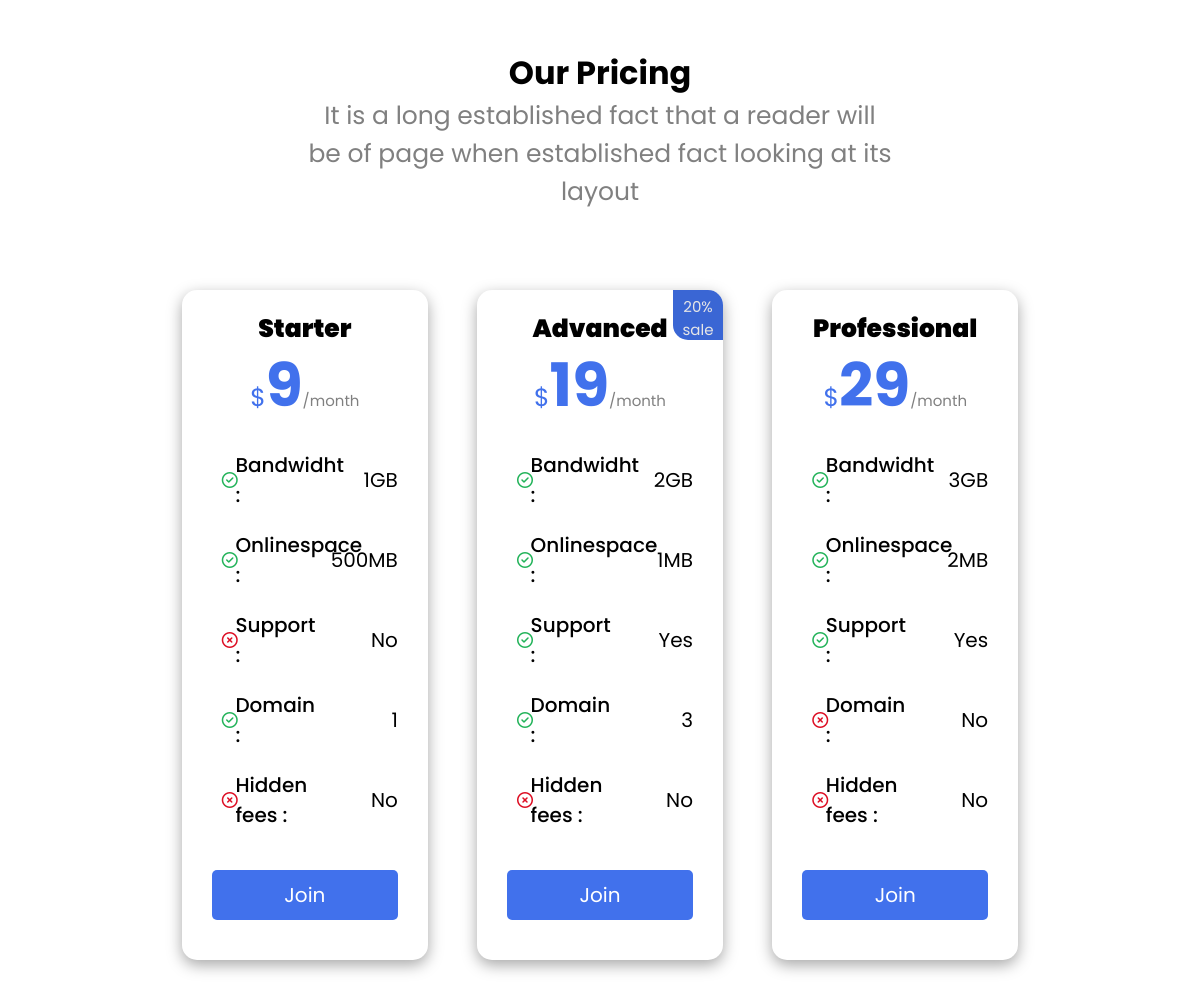
The page / on the database its author committed.
### tables this page shows
CREATE TABLE IF NOT EXISTS pricing (     
    id_pricing int(11) NOT NULL AUTO_INCREMENT,  
    nom_pricing varchar(25) NOT NULL,  
    price decimal(5,2) NOT NULL,    
    sale int,  
    bandwitch int,  
    online_space int,  
    support tinyint(1),  
    domain int,  
    hidden_fees tinyint(1),  
    PRIMARY KEY (id_pricing)  
);

### php/db-functions.php (the view, shortened to what this page needs)
<?php
function connexion(){
    try {
        $db = new PDO (
            'mysql:host=localhost;dbname=landing_pdo',
            'root',
            ''
        );
    } catch (Execption $e) {
        die('Erreur :'. $e->getMessage());
    }
    return $db;
};
function pricing(){
    $db = connexion();
    $sqlQuery =
    'SELECT *
    FROM pricing';
    $pricingStatment = $db->prepare($sqlQuery);
    $pricingStatment->execute();
    $pricings = $pricingStatment->fetchAll();
    return $pricings;
};
function pricingById($id){
    $db = connexion();
    $sqlQuery =
    'SELECT *
    FROM pricing
    WHERE id_pricing = '.$id;
    $pricingStatment = $db->prepare($sqlQuery);
    $pricingStatment->execute();
    $pricings = $pricingStatment->fetchAll();
    return $pricings;
};
function donneePricing($id){
   $pricings = pricingById($id);
    foreach ($pricings as $pricing){
        $nom_pricing = $pricing['nom_pricing'];
        $price = $pricing['price'];
        $sale = $pricing['sale'];
        $bandwitch = $pricing['bandwitch'];
        $online_space = $pricing['online_space'];
        $support = $pricing['support'];
        $domain = $pricing['domain'];
        $hidden_fees = $pricing['hidden_fees'];?>
            <div class="articlePricing">
                <h4 class="h4Pricing">
                    <?= $nom_pricing ?>
                </h4>
                <p class="pPricing"><span class="spanPricing">$</span><strong class="strongArticle"><?=
                     round($price, 0);?></strong>/month</p><?php
                if ($bandwitch != null){?>
                    <i id="iPricing" class="fa-regular fa-circle-check" style="color: #23b35a;"></i>
                    <p class="pArticlePricing">Bandwidht :</p>
                    <p class="p2ArticlePricing"><?=
                     $bandwitch;?>GB</p><?php
                } else {?>
                    <i id="iPricing" class="fa-regular fa-circle-xmark" style="color: #dd0e23;"></i>
                    <p class="pArticlePricing">bandwitch :</p>
                    <p class="p2ArticlePricing">No</p><?php
                }
                if ($online_space != null){
                    if ($online_space >= 1000){
                        $online_space_unit = 'GB';
                        $online_space = $online_space / 1000;
                    ?>
                    <i id="iPricing" class="fa-regular fa-circle-check" style="color: #23b35a;"></i>
                    <p class="pArticlePricing">Onlinespace :</p>
                    <p class="p2ArticlePricing"><?= $online_space;?><?= $online_space_unit;?></p><?php
                    } else {
                        $online_space_unit = 'MB';?>
                        <i id="iPricing" class="fa-regular fa-circle-check" style="color: #23b35a;"></i>
                        <p class="pArticlePricing">Onlinespace :</p>
                        <p class="p2ArticlePricing"><?= $online_space;?><?= $online_space_unit;?></p><?php
                    }
                } else {?>
                    <i id="iPricing" class="fa-regular fa-circle-xmark" style="color: #dd0e23;"></i>
                    <p class="pArticlePricing">Onlinespace :</p>
                    <p class="p2ArticlePricing">No</p><?php
                }
                if ($support != null){
                    if($pricing['support'] == 1){?>
                        <i id="iPricing" class="fa-regular fa-circle-check" style="color: #23b35a;"></i>
                        <p class="pArticlePricing">Support : </p>
                        <p class="p2ArticlePricing">Yes</p><?php
                    }
                } else {?>
                    <i id="iPricing" class="fa-regular fa-circle-xmark" style="color: #dd0e23;"></i>
                    <p class="pArticlePricing">Support :</p>
                    <p class="p2ArticlePricing">No</p><?php
                }
                if ($domain != null){
                    if ($domain < 5){?>
                    <i id="iPricing" class="fa-regular fa-circle-check" style="color: #23b35a;"></i>
                    <p class="pArticlePricing">Domain :</p>
                    <p class="p2ArticlePricing"><?= $domain;?></p><?php
                    } else {?>
                        <i id="iPricing" class="fa-regular fa-circle-check" style="color: #23b35a;"></i>
                        <p class="pArticlePricing">Domain :</p>
                        <p class="p2ArticlePricing">Unlimited</p><?php
                    }
                } else {?>
                    <i id="iPricing" class="fa-regular fa-circle-xmark" style="color: #dd0e23;"></i>
                    <p class="pArticlePricing">Domain :</p>
                    <p class="p2ArticlePricing">No</p><?php
                }
                if ($hidden_fees != null){
                    if ($pricing['hidden_fees'] == 1){?>
                        <i id="iPricing" class="fa-regular fa-circle-check" style="color: #23b35a;"></i>
                        <p class="pArticlePricing">Hidden Fees :</p>
                        <p class="p2ArticlePricing">Yes</p><?php
                    }
                } else {?>
                    <i id="iPricing" class="fa-regular fa-circle-xmark" style="color: #dd0e23;"></i>
                    <p class="pArticlePricing">Hidden fees :</p>
                    <p class="p2ArticlePricing">No</p><?php
                }
                if ($pricing['sale'] != null){?>
                    <div class="divArticlePricing">
                        <p class="pdivArticlePricing"><?= $sale;?>% sale</p>
                    </div><?php
                }?>
                <form class="formArticlePricing" action="php/traitement.php" method="post">
                    <input class="buttonArticlePricing" type="submit" name='submitJoin' value='Join'>
                </form>
            </div>
        <?php
    }
};
    ?>

### index.php (shortened to what this page needs)
<!DOCTYPE html>
    <html lang="en">
        <head>
            <link rel="stylesheet" href="css/style.css">
            <link rel="stylesheet" href="https://cdnjs.cloudflare.com/ajax/libs/font-awesome/6.4.0/css/all.min.css" />
        </head>
        <body>
            <?php
                require_once('php/db-functions.php');
            ?>
            <section class="pricing">
                <header id="headerPricing">
                    <h2 id="h2HeaderPricing">Our Pricing</h2>
                    <p id="pHeaderPricing">It is a long established fact that a reader will be of page when established fact looking at its layout</p>
                </header>
                <main class="mainPricing">
                    <?php
                    $pricings = pricing();
                    foreach ($pricings as $pricing){
                        $id = $pricing['id_pricing'];
                        donneePricing($id);
                    }
                    ?>
                </main>
            </section>
        </body>
    </html>

### css/style.css (style rules this page uses)
* { margin: 0; box-sizing: border-box; font-family: 'Poppins', sans-serif; }
section { min-width: 100%; min-height: 100vh; padding: 0 9%; }
#headerPricing { text-align: center; padding: 5% 20% 5% 20%; }
#h2HeaderPricing { font-size: 2em; margin: 0; }
#pHeaderPricing { font-size: 25px; color: grey; }
.mainPricing { display: flex; flex-direction: row; flex-wrap: wrap; justify-content: center; width: 100%; position: relative; gap: 5%; padding-bottom: 5%; }
.articlePricing { display: flex; flex-direction: row; justify-content: center; flex-wrap: wrap; align-items: center; width: 25%; height: 80%; border-radius: 15px; background-color: white; gap: 0; padding: 0; box-shadow:rgba(0, 0, 0, 0.35) 0px 5px 15px ; padding-left: 30px; padding-right: 30px; margin-top: 30px; position: relative; transition: 0.5s; }
.divArticlePricing { position: absolute; top:0; right: 0; background-color:hsl(223, 82%, 59%); height: 50px; width: 50px; border-radius: 0 15px 0 15px; color: white; text-align: center; border: solid hsl(223, 82%, 59%) 1; font-size: 15px; margin: 0; padding-top: 5px; filter: brightness(90%); display: flex; align-items: center; }
.h4Pricing { width: 100%; text-align: center; font-weight: 1000; font-size: 25px; height: 30px; margin: 0; margin-top: 20px; }
.pPricing { width: 100%; text-align: center; font-size: 15px; margin: 0; color: grey; }
.spanPricing { color:hsl(223, 82%, 59%); font-size: 25px; justify-content: flex-start; }
.strongArticle { color:hsl(223, 82%, 59%); font-size: 60px; }
#iPricing { width: 10%; margin: 0; text-align: center; padding-left: 10px; margin: 20px 0 0 0 ; }
.pArticlePricing { width: 50%; font-size: 20px; font-weight: 500; margin: 20px 0 0 0; padding-left: 5px; }
.p2ArticlePricing { width: 40%; text-align: right; font-size: 20px; font-weight: normal; margin:20px 0 0 0; }
.formArticlePricing { width: 100%; text-align: center; margin-top: 40px; margin-bottom: 40px; }
.buttonArticlePricing { width: 100%; height: 50px; background-color:hsl(223, 82%, 59%); color: white; border: none; border-radius: 5px; font-size: 20px; text-align: center; transition: 0.5s; }

### rows shown on the page
pricing: nom_pricing "Starter", price "9", bandwitch "1", online_space "500", online_space "MB", support 0 (drawn), shows "Support :", domain "1", hidden_fees 0 (drawn), shows "Hidden fees :"
pricing: nom_pricing "Advanced", price "19", bandwitch "2", online_space "1", online_space "MB", support 1 (drawn), shows "Support :", domain "3", hidden_fees 0 (drawn), shows "Hidden fees :", sale "20"
pricing: nom_pricing "Professional", price "29", bandwitch "3", online_space "2", online_space "MB", support 1 (drawn), shows "Support :", domain 0 (drawn), shows "Domain :", hidden_fees 0 (drawn), shows "Hidden fees :"
